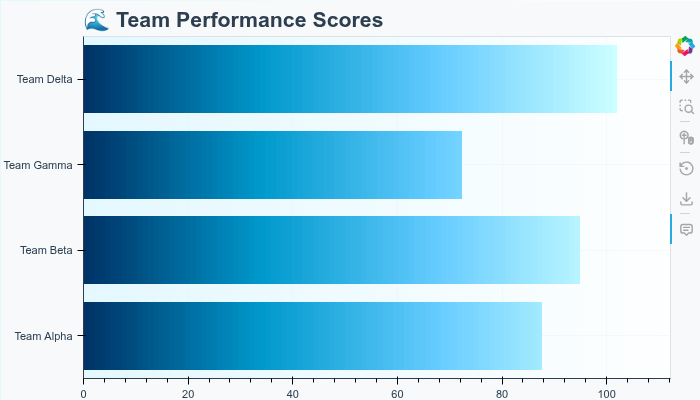

Source code (Python):
from bokeh_rocks import create_gradient_bar_chart, show, save_plot
categories4 = ['Team Alpha', 'Team Beta', 'Team Gamma', 'Team Delta']
values4 = [88, 95, 73, 102]

# Ocean gradient: Deep Blue -> Cyan -> Light Blue
ocean_colors = [
    [0, 51, 102],     # Deep blue
    [0, 153, 204],    # Medium blue
    [102, 204, 255],  # Light blue
    [204, 255, 255]   # Very light cyan
]

chart4 = create_gradient_bar_chart(
    categories=categories4,
    values=values4,
    orientation="horizontal",
    custom_colors=ocean_colors,
    title="🌊 Team Performance Scores",
    width=700,
    height=400,
    theme="light",
    background_gradient="linear-gradient(to right, #e0f7ff 0%, #ffffff 100%)",
    hover_template="{cat}: {val} points"
)
show(chart4)
save_plot(chart4, "output/bar_17")
